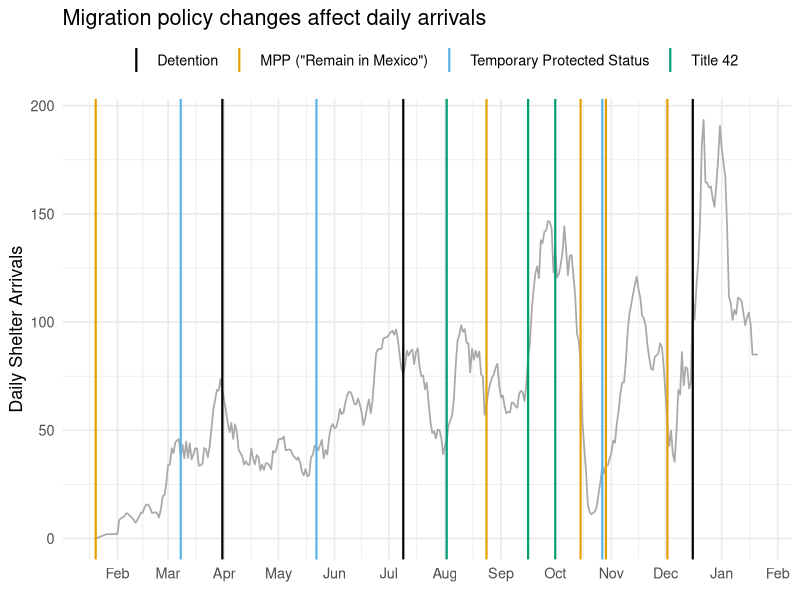
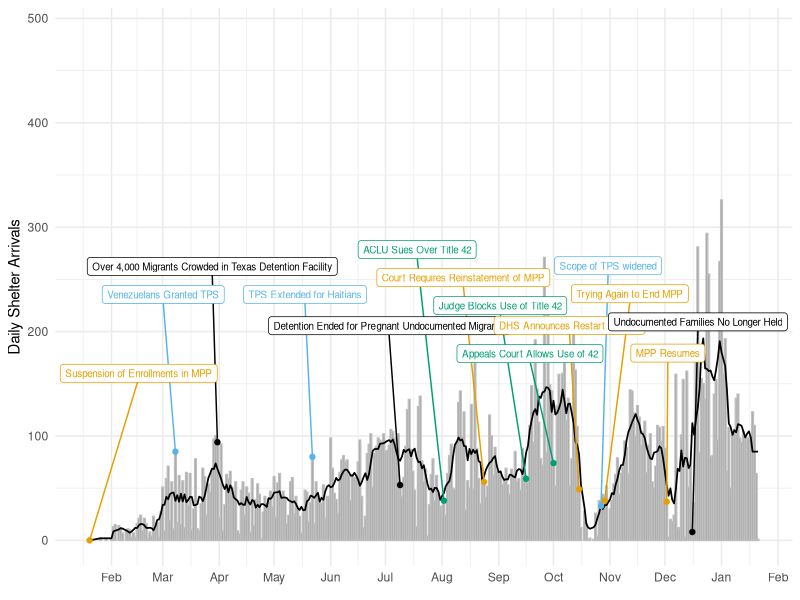
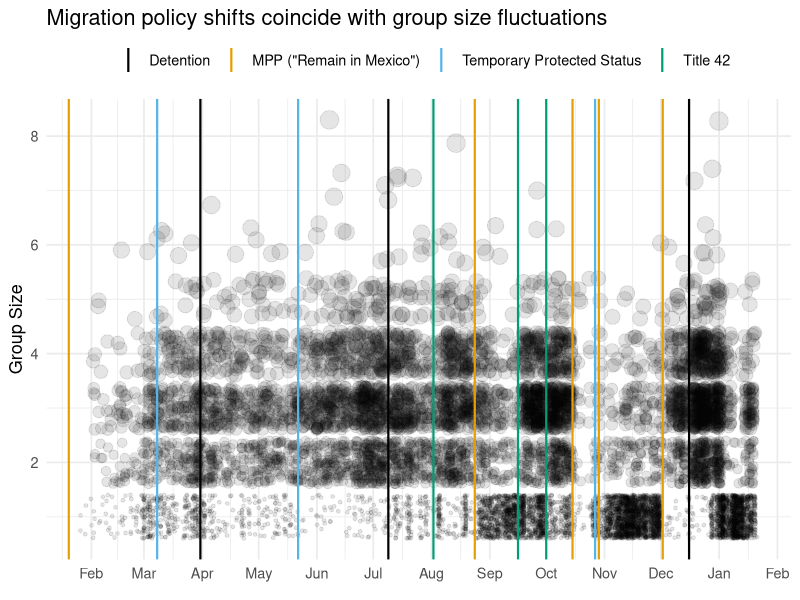
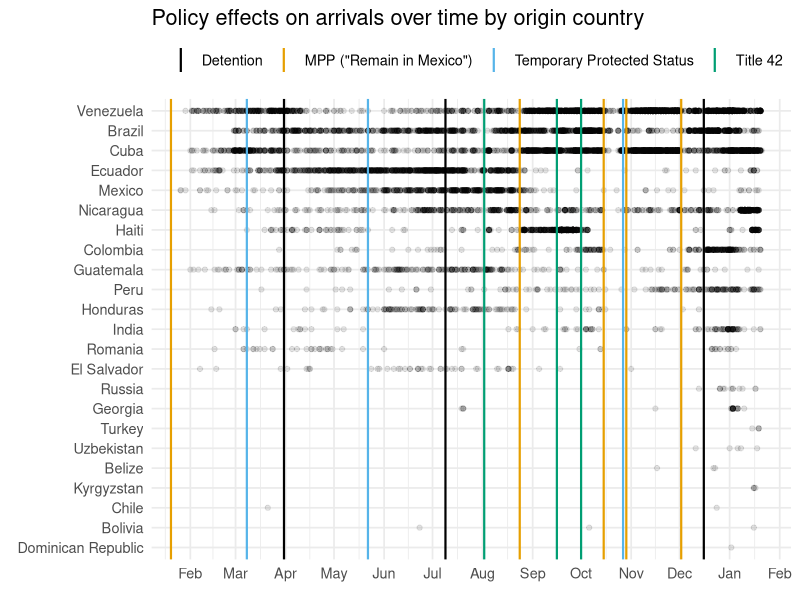

Generate these figures, in order, with R:
## ---- chunk 1
library(ggrepel)
library(ggthemes)
library(knitr)
library(tidyverse)
opts_chunk$set(echo = FALSE, message=FALSE, warning=FALSE)
## ---- chunk 2
policy_events <- read_csv("data/migration_policy_events_timeline_2021_ selected.csv", skip = 2) %>%
  mutate(date = parse_date(date, format = "%m/%d/%Y"),
         category = factor(category)) #%>% 

key_policy_events <- policy_events %>%
  filter(category %in% c('MPP ("Remain in Mexico")', 
                         'Title 42', 'Temporary Protected Status',
                         'Detention')) 
  

arrival_counts <- read_csv("data/arrival_date_counts_1.20.csv") %>%
  rename("date" = arrival_date) %>%
  add_row(date = as.Date("2021-01-20"), n = 0, seven_avg = 0, .before = 1) %>% # add row so first event isn't missed
  left_join(key_policy_events)

group_counts <- read_csv("data/groups_limited_1.20.csv") %>%
  filter(number_in_party != 0)%>%
  rename("country" = country1)

countries <- read_csv("data/country_counts_1.20.csv")%>%
  drop_na(country)

## ---- chunk 3
# set plot theme
theme_set(theme_minimal(13))
# visualize policy changes & 7-day-rolling mean of daily arrivals
arrival_counts  %>%
  ggplot(aes(x = date,
             y = n,
             label = description)) +
  geom_line(aes(y = seven_avg), 
            color = 'darkgrey', size = .6) +
  geom_vline(data = key_policy_events, 
             aes(xintercept = date, 
                 color = category),
             na.rm = TRUE,
             size = .75) +
  labs(title = "Migration policy changes affect daily arrivals",
       color = element_blank(), 
       x = element_blank(), 
       y = "Daily Shelter Arrivals") +
  theme(legend.position = "top") +
  scale_color_colorblind() +
  scale_x_date(date_breaks="1 month", 
               date_labels="%b")

key_policy_events %>%
  kable(caption = "Immigration Policy Changes in 2021 (Source: Investigative Reporting Workshop)")

## ---- chunk 4
# plot timeline of daily arrivals with selected policy change labels
arrival_counts  %>%
  ggplot(aes(x = date,
             y = n,
             label = description)) +
  geom_col(color = "grey") +
  geom_line(aes(y = seven_avg), 
            color = 'black', size = .6) +
  geom_point(data = arrival_counts %>% filter(!is.na(description)), 
             aes(color = category),
             show.legend = FALSE) +
  geom_label_repel(aes(color = category),
                   na.rm = TRUE,
                   size = 2.5,
                   show.legend = FALSE,
                   nudge_y = 160,
                   max.overlaps = 11) +
  scale_x_date(date_breaks="1 month", 
               date_labels="%b") +
  scale_color_colorblind() +
  theme_minimal() +
  labs(x = element_blank(),
       y = "Daily Shelter Arrivals") 
  
## ---- chunk 5
group_counts %>% 
  ggplot(aes(x = arrival_date, 
             y = number_in_party)) +
  geom_jitter(aes(size = number_in_party), 
              alpha = .1, na.rm = TRUE, 
              show.legend = FALSE) +
  scale_x_date(date_breaks="1 month", 
               date_labels="%b") +
  geom_vline(data = key_policy_events, 
             aes(xintercept = date, 
                 color = category),
             na.rm = TRUE,
             size = .75) +
  labs(title ="Migration policy shifts coincide with group size fluctuations", 
       x = element_blank(), 
       y = "Group Size",
       color = element_blank()) +
  scale_color_colorblind() +
  theme(legend.position = "top")

# migration policy shifts affect individuals and groups differently
## ---- chunk 6

# Arrivals by country over time dot plot
some_countries <- countries$country[countries$n > 3]

group_counts %>%
  filter(country %in% some_countries) %>% # get rid of NAs! 
  ggplot(aes(x = arrival_date, 
             y = factor(country, rev(countries$country)))) +
  geom_point(alpha = .1) +
  geom_vline(data = key_policy_events, 
             aes(xintercept = date, 
                 color = category),
             na.rm = TRUE,
             size = .75) +
  theme(legend.position = "top") +
  labs(title = "Policy effects on arrivals over time by origin country",
       x = element_blank(), 
       y = element_blank(),
       color = element_blank()) +
  scale_x_date(date_breaks = "1 month", 
               date_labels = "%b") +
  scale_color_colorblind()

